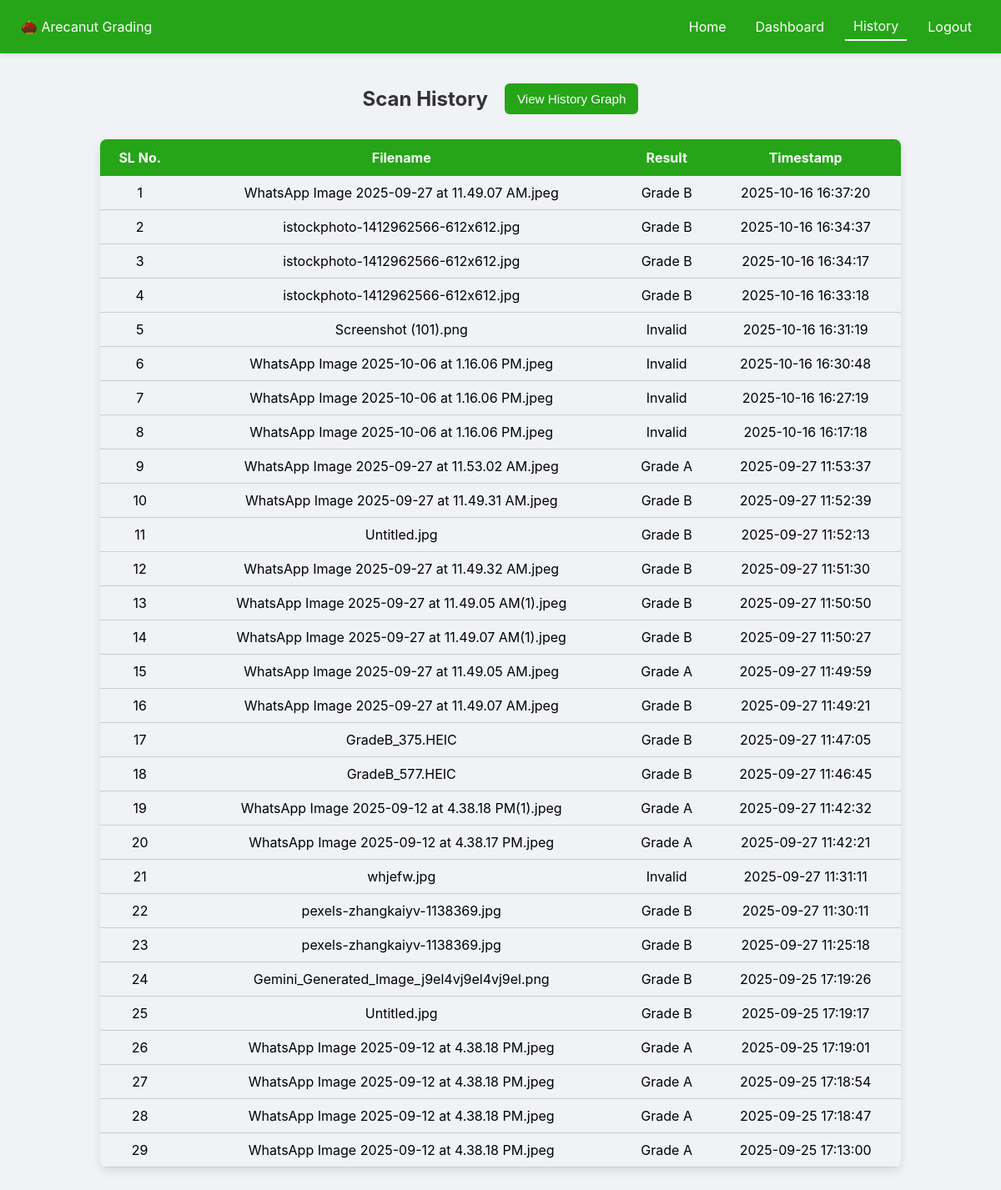
Screenshot of /history (signed in) with the database file from the repository.
### tables this page shows
CREATE TABLE scans (
                    id INTEGER PRIMARY KEY AUTOINCREMENT,
                    filename TEXT,
                    grade_a INTEGER,
                    grade_b INTEGER,
                    final_grade TEXT,
                    timestamp TEXT
                , result TEXT, user_id INTEGER);

### app.py (the view)
@app.route("/history", endpoint="history")
@login_required
def history():
    with sqlite3.connect(DATABASE) as conn:
        c = conn.cursor()
        c.execute(
            "SELECT filename, result, timestamp FROM scans WHERE user_id=? ORDER BY id DESC",
            (current_user.id,)
        )
        scans = c.fetchall()
    return render_template("history.html", scans=scans)

### app.py (called while the page is built)
@login_manager.user_loader
def load_user(user_id):
    with sqlite3.connect(DATABASE) as conn:
        c = conn.cursor()
        c.execute("SELECT * FROM users WHERE id=?", (user_id,))
        row = c.fetchone()
        if row:
            return User(id_=row[0], username=row[1], password=row[2])
    return None

### templates/history.html (shortened to what this page needs)
{% include "navbar.html" %}
<div class="header-container">
  <h2>Scan History</h2>
  <button class="btn-graph" onclick="window.location.href='{{ url_for('history_graph') }}'">
    View History Graph
  </button>
</div>
<table>
  <tr>
    <th>SL No.</th>
    <th>Filename</th>
    <th>Result</th>
    <th>Timestamp</th>
  </tr>
  {% for scan in scans %}
  <tr>
    <td>{{ loop.index }}</td>
    <td>{{ scan[0] }}</td>
    <td>{{ scan[1] }}</td>
    <td>{{ scan[2] }}</td>
  </tr>
  {% endfor %}
</table>

### templates/history.html (style rules this page uses)
.header-container { display: flex; justify-content: center; align-items: center; gap: 20px; margin-top: 100px; }
h2 { color: #333; margin: 0; }
.btn-graph { background: #25a517; color: white; border: none; padding: 10px 15px; border-radius: 6px; cursor: pointer; font-size: 0.95em; transition: 0.3s ease; }
table { width: 80%; margin: 30px auto; border-collapse: collapse; text-align: center; box-shadow: 0 4px 12px rgba(0,0,0,0.1); border-radius: 8px; overflow: hidden; }
th { background: #25a517; color: white; padding: 12px; }
td { border-bottom: 1px solid #ccc; padding: 10px; }

### rows the page displays
scans: filename "WhatsApp Image 2025-09-27 at 11.49.07 AM.jpeg", result "Grade B", timestamp "2025-10-16 16:37:20"
scans: filename "istockphoto-1412962566-612x612.jpg", result "Grade B", timestamp "2025-10-16 16:34:37"
scans: filename "istockphoto-1412962566-612x612.jpg", result "Grade B", timestamp "2025-10-16 16:34:17"
scans: filename "istockphoto-1412962566-612x612.jpg", result "Grade B", timestamp "2025-10-16 16:33:18"
scans: filename "Screenshot (101).png", result "Invalid", timestamp "2025-10-16 16:31:19"
scans: filename "WhatsApp Image 2025-10-06 at 1.16.06 PM.jpeg", result "Invalid", timestamp "2025-10-16 16:30:48"
scans: filename "WhatsApp Image 2025-10-06 at 1.16.06 PM.jpeg", result "Invalid", timestamp "2025-10-16 16:27:19"
scans: filename "WhatsApp Image 2025-10-06 at 1.16.06 PM.jpeg", result "Invalid", timestamp "2025-10-16 16:17:18"
scans: filename "WhatsApp Image 2025-09-27 at 11.53.02 AM.jpeg", result "Grade A", timestamp "2025-09-27 11:53:37"
scans: filename "WhatsApp Image 2025-09-27 at 11.49.31 AM.jpeg", result "Grade B", timestamp "2025-09-27 11:52:39"
scans: filename "Untitled.jpg", result "Grade B", timestamp "2025-09-27 11:52:13"
scans: filename "WhatsApp Image 2025-09-27 at 11.49.32 AM.jpeg", result "Grade B", timestamp "2025-09-27 11:51:30"
scans: filename "WhatsApp Image 2025-09-27 at 11.49.05 AM(1).jpeg", result "Grade B", timestamp "2025-09-27 11:50:50"
scans: filename "WhatsApp Image 2025-09-27 at 11.49.07 AM(1).jpeg", result "Grade B", timestamp "2025-09-27 11:50:27"
scans: filename "WhatsApp Image 2025-09-27 at 11.49.05 AM.jpeg", result "Grade A", timestamp "2025-09-27 11:49:59"
scans: filename "WhatsApp Image 2025-09-27 at 11.49.07 AM.jpeg", result "Grade B", timestamp "2025-09-27 11:49:21"
scans: filename "GradeB_375.HEIC", result "Grade B", timestamp "2025-09-27 11:47:05"
scans: filename "GradeB_577.HEIC", result "Grade B", timestamp "2025-09-27 11:46:45"
scans: filename "WhatsApp Image 2025-09-12 at 4.38.18 PM(1).jpeg", result "Grade A", timestamp "2025-09-27 11:42:32"
scans: filename "WhatsApp Image 2025-09-12 at 4.38.17 PM.jpeg", result "Grade A", timestamp "2025-09-27 11:42:21"
scans: filename "whjefw.jpg", result "Invalid", timestamp "2025-09-27 11:31:11"
scans: filename "pexels-zhangkaiyv-1138369.jpg", result "Grade B", timestamp "2025-09-27 11:30:11"
scans: filename "pexels-zhangkaiyv-1138369.jpg", result "Grade B", timestamp "2025-09-27 11:25:18"
scans: filename "Gemini_Generated_Image_j9el4vj9el4vj9el.png", result "Grade B", timestamp "2025-09-25 17:19:26"
scans: filename "Untitled.jpg", result "Grade B", timestamp "2025-09-25 17:19:17"
scans: filename "WhatsApp Image 2025-09-12 at 4.38.18 PM.jpeg", result "Grade A", timestamp "2025-09-25 17:19:01"
scans: filename "WhatsApp Image 2025-09-12 at 4.38.18 PM.jpeg", result "Grade A", timestamp "2025-09-25 17:18:54"
scans: filename "WhatsApp Image 2025-09-12 at 4.38.18 PM.jpeg", result "Grade A", timestamp "2025-09-25 17:18:47"
scans: filename "WhatsApp Image 2025-09-12 at 4.38.18 PM.jpeg", result "Grade A", timestamp "2025-09-25 17:13:00"
